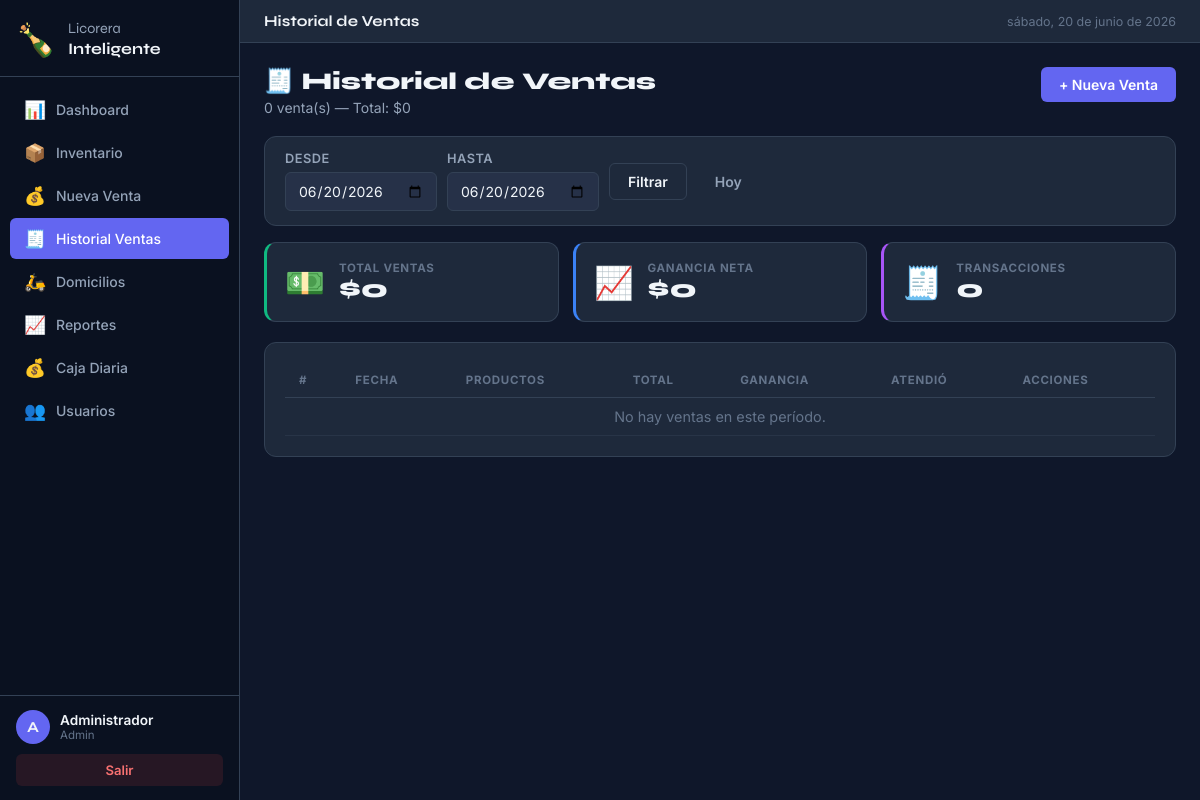
Screenshot of /sales/ (signed in) with the database file from the repository.
### models/user.py (models this page shows, shortened)
class User(UserMixin, db.Model):
    __tablename__ = 'users'
    id         = db.Column(db.Integer, primary_key=True)
    username   = db.Column(db.String(50), unique=True, nullable=False)
    full_name  = db.Column(db.String(100), nullable=False)
    password_hash = db.Column(db.String(256), nullable=False)
    role       = db.Column(db.String(20), default='empleado')  # 'admin' o 'empleado'
    created_at = db.Column(db.DateTime, default=datetime.utcnow)
    is_active  = db.Column(db.Boolean, default=True)
    def is_admin(self):
        return self.role == 'admin'

### routes/sales.py (the view)
@sales_bp.route('/')
@login_required
def index():
    date_from = request.args.get('date_from', date.today().strftime('%Y-%m-%d'))
    date_to   = request.args.get('date_to',   date.today().strftime('%Y-%m-%d'))
    try:
        dt_from = datetime.strptime(date_from, '%Y-%m-%d')
        dt_to   = datetime.strptime(date_to,   '%Y-%m-%d') + timedelta(days=1)
    except ValueError:
        dt_from = datetime.combine(date.today(), datetime.min.time())
        dt_to   = dt_from + timedelta(days=1)
    sales = Sale.query.filter(
        Sale.created_at >= dt_from,
        Sale.created_at <  dt_to
    ).order_by(Sale.created_at.desc()).all()
    total_ventas  = sum(s.total  for s in sales)
    total_ganacia = sum(s.profit for s in sales)
    return render_template(
        'sales/index.html',
        sales=sales,
        date_from=date_from,
        date_to=date_to,
        total_ventas=total_ventas,
        total_ganacia=total_ganacia
    )

### app.py (called while the page is built)
@login_manager.user_loader
def load_user(user_id):
    return User.query.get(int(user_id))

### templates/sales/index.html (shortened to what this page needs)
{% extends 'base.html' %}
{% block page_title %}Historial de Ventas{% endblock %}
{% block content %}
<div class="page-header">
  <div>
    <h2 class="page-title">🧾 Historial de Ventas</h2>
    <p class="page-sub">{{ sales|length }} venta(s) — Total: ${{ "{:,.0f}".format(total_ventas) }}</p>
  </div>
  <a href="{{ url_for('sales.new') }}" class="btn btn-primary">+ Nueva Venta</a>
</div>
<div class="card filters-card">
  <form method="GET" class="filters-form">
    <div class="form-group" style="margin:0">
      <label class="form-label">Desde</label>
      <input class="form-input" type="date" name="date_from" value="{{ date_from }}"/>
    </div>
    <div class="form-group" style="margin:0">
      <label class="form-label">Hasta</label>
      <input class="form-input" type="date" name="date_to" value="{{ date_to }}"/>
    </div>
    <button class="btn btn-outline" type="submit">Filtrar</button>
    <a href="{{ url_for('sales.index') }}" class="btn btn-ghost">Hoy</a>
  </form>
</div>
<div class="kpi-grid kpi-mini">
  <div class="kpi-card kpi-green">
    <div class="kpi-icon">💵</div>
    <div class="kpi-info">
      <div class="kpi-label">Total Ventas</div>
      <div class="kpi-value">${{ "{:,.0f}".format(total_ventas) }}</div>
    </div>
  </div>
  <div class="kpi-card kpi-blue">
    <div class="kpi-icon">📈</div>
    <div class="kpi-info">
      <div class="kpi-label">Ganancia Neta</div>
      <div class="kpi-value">${{ "{:,.0f}".format(total_ganacia) }}</div>
    </div>
  </div>
  <div class="kpi-card kpi-purple">
    <div class="kpi-icon">🧾</div>
    <div class="kpi-info">
      <div class="kpi-label">Transacciones</div>
      <div class="kpi-value">{{ sales|length }}</div>
    </div>
  </div>
</div>
<div class="card">
  <div class="table-wrapper">
    <table class="data-table">
      <thead>
        <tr>
          <th>#</th><th>Fecha</th><th>Productos</th><th>Total</th>
          <th>Ganancia</th><th>Atendió</th><th>Acciones</th>
        </tr>
      </thead>
      <tbody>
        {% for sale in sales %}
        <tr>
          <td><strong>#{{ sale.id }}</strong></td>
          <td>{{ sale.created_at.strftime('%d/%m/%Y %H:%M') }}</td>
          <td>{{ sale.items|length }} ítem(s)</td>
          <td><strong>${{ "{:,.0f}".format(sale.total) }}</strong></td>
          <td class="text-success">+${{ "{:,.0f}".format(sale.profit) }}</td>
          <td>{{ sale.user.full_name }}</td>
          <td>
            <div class="action-btns">
              <a href="{{ url_for('sales.detail', sale_id=sale.id) }}" class="btn btn-sm btn-outline">Ver</a>
              {% if current_user.is_admin() %}
              <form method="POST" action="{{ url_for('sales.delete', sale_id=sale.id) }}"
                    onsubmit="return confirm('¿Anular venta #{{ sale.id }}? Se restaurará el inventario.')">
                <button class="btn btn-sm btn-danger">Anular</button>
              </form>
              {% endif %}
            </div>
          </td>
        </tr>
        {% else %}
        <tr><td colspan="7" class="empty-state">No hay ventas en este período.</td></tr>
        {% endfor %}
      </tbody>
    </table>
  </div>
</div>
{% endblock %}

### templates/base.html (shortened to what this page needs)
<!DOCTYPE html>
<html lang="es">
<head>
  <link rel="stylesheet" href="{{ url_for('static', filename='css/style.css') }}"/>
</head>
<body>
<aside class="sidebar" id="sidebar">
  <div class="sidebar-brand">
    <span class="brand-icon">🍾</span>
    <span class="brand-text">Licorera<br><strong>Inteligente</strong></span>
  </div>
  <nav class="sidebar-nav">
    <a href="{{ url_for('dashboard.index') }}" class="nav-item {% if request.blueprint == 'dashboard' %}active{% endif %}">
      <span class="nav-icon">📊</span><span class="nav-label">Dashboard</span>
    </a>
    <a href="{{ url_for('inventory.index') }}" class="nav-item {% if request.blueprint == 'inventory' %}active{% endif %}">
      <span class="nav-icon">📦</span><span class="nav-label">Inventario</span>
    </a>
    <a href="{{ url_for('sales.new') }}" class="nav-item {% if request.blueprint == 'sales' and request.endpoint == 'sales.new' %}active{% endif %}">
      <span class="nav-icon">💰</span><span class="nav-label">Nueva Venta</span>
    </a>
    <a href="{{ url_for('sales.index') }}" class="nav-item {% if request.blueprint == 'sales' and request.endpoint == 'sales.index' %}active{% endif %}">
      <span class="nav-icon">🧾</span><span class="nav-label">Historial Ventas</span>
    </a>
    <a href="{{ url_for('deliveries.index') }}" class="nav-item {% if request.blueprint == 'deliveries' %}active{% endif %}">
      <span class="nav-icon">🛵</span><span class="nav-label">Domicilios</span>
    </a>
    <a href="{{ url_for('reports.index') }}" class="nav-item {% if request.blueprint == 'reports' %}active{% endif %}">
      <span class="nav-icon">📈</span><span class="nav-label">Reportes</span>
    </a>
    <a href="{{ url_for('cashregister.index') }}" class="nav-item {% if request.blueprint == 'cashregister' %}active{% endif %}">
      <span class="nav-icon">💰</span><span class="nav-label">Caja Diaria</span>
    </a>
    {% if current_user.is_admin() %}
    <a href="{{ url_for('auth.users') }}" class="nav-item {% if request.blueprint == 'auth' and request.endpoint != 'auth.login' %}active{% endif %}">
      <span class="nav-icon">👥</span><span class="nav-label">Usuarios</span>
    </a>
    {% endif %}
  </nav>
  <div class="sidebar-footer">
    <div class="user-info">
      <div class="user-avatar">{{ current_user.full_name[0] }}</div>
      <div>
        <div class="user-name">{{ current_user.full_name }}</div>
        <div class="user-role">{{ current_user.role|capitalize }}</div>
      </div>
    </div>
    <a href="{{ url_for('auth.logout') }}" class="logout-btn">Salir</a>
  </div>
</aside>
<main class="main-content">
  <div class="topbar">
    <span class="topbar-title">{% block page_title %}{% endblock %}</span>
    <span class="topbar-date" id="current-date"></span>
  </div>
  <div class="page-content">
    {% block content %}{% endblock %}
  </div>
</main>
</body>
</html>

### rows the page displays
User: full_name "A", full_name "Administrador", role "Admin"

### other values shown
{{ sales|length }} "0"
{{ "{:,.0f}".format(total_ventas) }} "0"
{{ "{:,.0f}".format(total_ganacia) }} "0"
